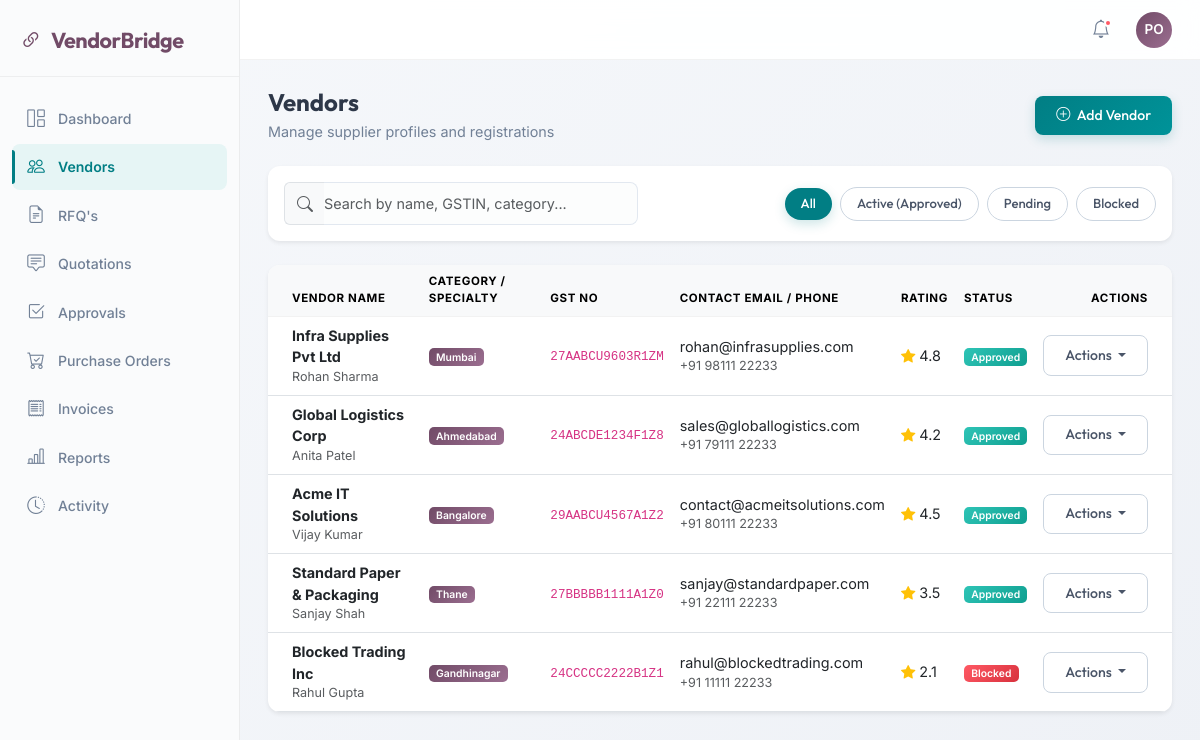
/vendors (signed in), run on the app's committed database.
### models.py (models this page shows)
class Vendor(Base):
    __tablename__ = 'vendors'
    id = Column(Integer, primary_key=True, index=True)
    company_name = Column(String, index=True)
    contact_name = Column(String)
    email = Column(String, unique=True, index=True)
    phone = Column(String)
    address = Column(String)
    gst_number = Column(String)
    state = Column(String, default="Maharashtra")  # Maharashtra or other (for CGST/SGST vs IGST split)
    rating = Column(Float, default=5.0)
    status = Column(String, default="pending")  # pending, approved, rejected, blocked
    bids = relationship("Bid", back_populates="vendor")
    purchase_orders = relationship("PurchaseOrder", back_populates="vendor")
    invoices = relationship("Invoice", back_populates="vendor")

### main.py (the view)
@app.get("/vendors", response_class=HTMLResponse)
async def vendors_page(request: Request, status: str = "all", search: str = "", db: Session = Depends(get_db)):
    if not current_user_id:
        return RedirectResponse(url="/login", status_code=302)
    query = db.query(models.Vendor)
    if status != "all":
        query = query.filter(models.Vendor.status == status)
    if search:
        search_like = f"%{search}%"
        query = query.filter(
            (models.Vendor.company_name.like(search_like)) |
            (models.Vendor.contact_name.like(search_like)) |
            (models.Vendor.gst_number.like(search_like)) |
            (models.Vendor.email.like(search_like))
        )
    vendors = query.all()
    return templates.TemplateResponse(request, "vendors.html", {
        "active_page": "vendors",
        "vendors": vendors,
        "current_status": status,
        "search_query": search
    })

### templates/vendors.html (shortened to what this page needs)
{% extends "base.html" %}
{% block content %}
<div class="page-header d-flex flex-column flex-md-row justify-content-between align-items-md-center mb-4">
    <div>
        <h2>Vendors</h2>
        <p>Manage supplier profiles and registrations</p>
    </div>
    <div class="mt-3 mt-md-0">
        <a href="/vendors/new" class="btn btn-primary">
            <i class="bi bi-plus-circle me-1"></i> Add Vendor
        </a>
    </div>
</div>
<div class="card border-0 shadow-sm mb-4">
    <div class="card-body p-3">
        <form action="/vendors" method="GET" id="search-form">
            <div class="row g-3 align-items-center">
                <div class="col-lg-5">
                    <div class="input-group">
                        <span class="input-group-text bg-light border-end-0"><i class="bi bi-search text-muted"></i></span>
                        <input type="text" class="form-control border-start-0 ps-0" name="search" id="search-input" value="{{ search_query }}" placeholder="Search by name, GSTIN, category...">
                    </div>
                </div>
                <div class="col-lg-7">
                    <div class="d-flex flex-wrap align-items-center justify-content-lg-end gap-2 filter-pills">
                        <a href="/vendors?status=all{% if search_query %}&search={{ search_query }}{% endif %}" class="btn {% if current_status == 'all' %}btn-primary active{% else %}btn-outline-secondary{% endif %}">
                            All
                        </a>
                        <a href="/vendors?status=approved{% if search_query %}&search={{ search_query }}{% endif %}" class="btn {% if current_status == 'approved' %}btn-primary active{% else %}btn-outline-secondary{% endif %}">
                            Active (Approved)
                        </a>
                        <a href="/vendors?status=pending{% if search_query %}&search={{ search_query }}{% endif %}" class="btn {% if current_status == 'pending' %}btn-primary active{% else %}btn-outline-secondary{% endif %}">
                            Pending
                        </a>
                        <a href="/vendors?status=blocked{% if search_query %}&search={{ search_query }}{% endif %}" class="btn {% if current_status == 'blocked' %}btn-primary active{% else %}btn-outline-secondary{% endif %}">
                            Blocked
                        </a>
                    </div>
                </div>
            </div>
        </form>
    </div>
</div>
<div class="card border-0 shadow-sm">
    <div class="card-body p-0">
        <div class="table-responsive">
            <table class="table table-hover align-middle mb-0">
                <thead class="table-light">
                    <tr>
                        <th class="ps-4">Vendor Name</th>
                        <th>Category / Specialty</th>
                        <th>GST No</th>
                        <th>Contact Email / Phone</th>
                        <th>Rating</th>
                        <th>Status</th>
                        <th class="text-end pe-4">Actions</th>
                    </tr>
                </thead>
                <tbody>
                    {% if vendors %}
                        {% for vendor in vendors %}
                        <tr>
                            <td class="ps-4">
                                <div class="fw-bold text-dark">{{ vendor.company_name }}</div>
                                <div class="small text-muted">{{ vendor.contact_name }}</div>
                            </td>
                            <td>
                                <span class="badge bg-purple">{{ vendor.address.split(',')[-2] if ',' in vendor.address else 'IT Hardware' }}</span>
                            </td>
                            <td><code class="text-uppercase">{{ vendor.gst_number }}</code></td>
                            <td>
                                <div>{{ vendor.email }}</div>
                                <div class="small text-muted">{{ vendor.phone }}</div>
                            </td>
                            <td>
                                <span class="text-warning"><i class="bi bi-star-fill"></i></span> {{ "%.1f"|format(vendor.rating) }}
                            </td>
                            <td>
                                <span class="badge {% if vendor.status == 'approved' %}bg-success{% elif vendor.status == 'pending' %}bg-warning{% elif vendor.status == 'blocked' %}bg-danger{% else %}bg-secondary{% endif %}">
                                    {{ vendor.status | title }}
                                </span>
                            </td>
                            <td class="text-end pe-4">
                                <div class="dropdown">
                                    <button class="btn btn-sm btn-outline-secondary dropdown-toggle" type="button" data-bs-toggle="dropdown" aria-expanded="false">
                                        Actions
                                    </button>
                                </div>
                            </td>
                        </tr>
                        {% endfor %}
                    {% endif %}
                </tbody>
            </table>
        </div>
    </div>
</div>
{% endblock %}

### templates/base.html (style rules this page uses)
:root { --primary-purple: #714B67; --primary-purple-hover: #5c3e55; --primary-purple-light: #f3eaf0; --secondary-teal: #017e84; --secondary-teal-hover: #015e62; --secondary-teal-light: #e6f5f5; --bg-gradient: linear-gradient(135deg, #f6f8fb 0%, #eef1f6 100%); --sidebar-bg: #fafbfc; --glass-bg: rgba(255, 255, 255, 0.92); --glass-border: rgba(255, 255, 255, 0.6); --text-dark: #2d3748; --text-muted: #718096; --text-light: #a0aec0; --shadow-xs: 0 1px 2px rgba(0, 0, 0, 0.03); --shadow-sm: 0 2px 4px rgba(0, 0, 0, 0.02); --shadow-md: 0 10px 25px rgba(31, 38, 135, 0.04); --shadow-lg: 0 15px 35px rgba(31, 38, 135, 0.08); --radius-sm: 8px; --radius-md: 12px; --radius-lg: 16px; --sidebar-width: 240px; }
* { box-sizing: border-box; }
body { font-family: 'Inter', sans-serif; background: var(--bg-gradient); color: var(--text-dark); min-height: 100vh; margin: 0; display: flex; }
h1, h2, h3, h4, h5, h6 { font-family: 'Outfit', sans-serif; font-weight: 600; }
.btn { font-weight: 500; border-radius: var(--radius-sm); padding: 0.55rem 1.3rem; transition: all 0.3s cubic-bezier(0.16, 1, 0.3, 1); font-family: 'Outfit', sans-serif; font-size: 0.88rem; }
.btn-primary { background: linear-gradient(135deg, var(--secondary-teal) 0%, #009399 100%); border: none; box-shadow: 0 4px 12px rgba(1, 126, 132, 0.2); color: white; }
.btn-outline-secondary { border-color: #cbd5e0; color: #4a5568; }
.form-control, .form-select { border: 1px solid #e2e8f0; border-radius: var(--radius-sm); padding: 0.6rem 0.9rem; transition: all 0.2s ease; background-color: #fcfdfd; font-size: 0.9rem; }
.card { border: 1px solid rgba(0,0,0,0.06); background: white; border-radius: var(--radius-md); box-shadow: var(--shadow-xs); transition: all 0.25s ease; overflow: hidden; }
.table { --bs-table-bg: transparent; margin-bottom: 0; font-size: 0.9rem; }
thead th { background-color: #f8f9fa !important; border-bottom: 2px solid rgba(0,0,0,0.05); text-transform: uppercase; font-size: 0.72rem; letter-spacing: 0.6px; color: var(--text-muted); font-weight: 700; padding: 12px 16px; }
tbody td { padding: 12px 16px; vertical-align: middle; }
.badge { padding: 0.35em 0.7em; font-size: 0.72em; font-weight: 600; border-radius: 5px; }
.bg-success { background: linear-gradient(135deg, #2ec4b6, #0f9f90) !important; }
.bg-danger { background: linear-gradient(135deg, #ff5964, #d8313d) !important; }
.bg-purple { background: linear-gradient(135deg, var(--primary-purple), #9b6e90) !important; color: white; }
.page-header { margin-bottom: 24px; }
.page-header h2 { font-size: 1.5rem; font-weight: 700; margin-bottom: 4px; }
.page-header p { color: var(--text-muted); font-size: 0.9rem; margin-bottom: 0; }
.filter-pills .btn { font-size: 0.82rem; padding: 0.4rem 1rem; border-radius: 20px; }
.filter-pills .btn.active { background: var(--secondary-teal); color: white; border-color: var(--secondary-teal); }

### data on the page
Vendor: company_name "Infra Supplies Pvt Ltd", contact_name "Rohan Sharma", address "Mumbai", gst_number "27AABCU9603R1ZM", email "rohan@infrasupplies.com", phone "+91 98111 22233", rating "4.8", status "Approved"
Vendor: company_name "Global Logistics Corp", contact_name "Anita Patel", address "Ahmedabad", gst_number "24ABCDE1234F1Z8", email "sales@globallogistics.com", phone "+91 79111 22233", rating "4.2", status "Approved"
Vendor: company_name "Acme IT Solutions", contact_name "Vijay Kumar", address "Bangalore", gst_number "29AABCU4567A1Z2", email "contact@acmeitsolutions.com", phone "+91 80111 22233", rating "4.5", status "Approved"
Vendor: company_name "Standard Paper & Packaging", contact_name "Sanjay Shah", address "Thane", gst_number "27BBBBB1111A1Z0", email "sanjay@standardpaper.com", phone "+91 22111 22233", rating "3.5", status "Approved"
Vendor: company_name "Blocked Trading Inc", contact_name "Rahul Gupta", address "Gandhinagar", gst_number "24CCCCC2222B1Z1", email "rahul@blockedtrading.com", phone "+91 11111 22233", rating "2.1", status "Blocked"
